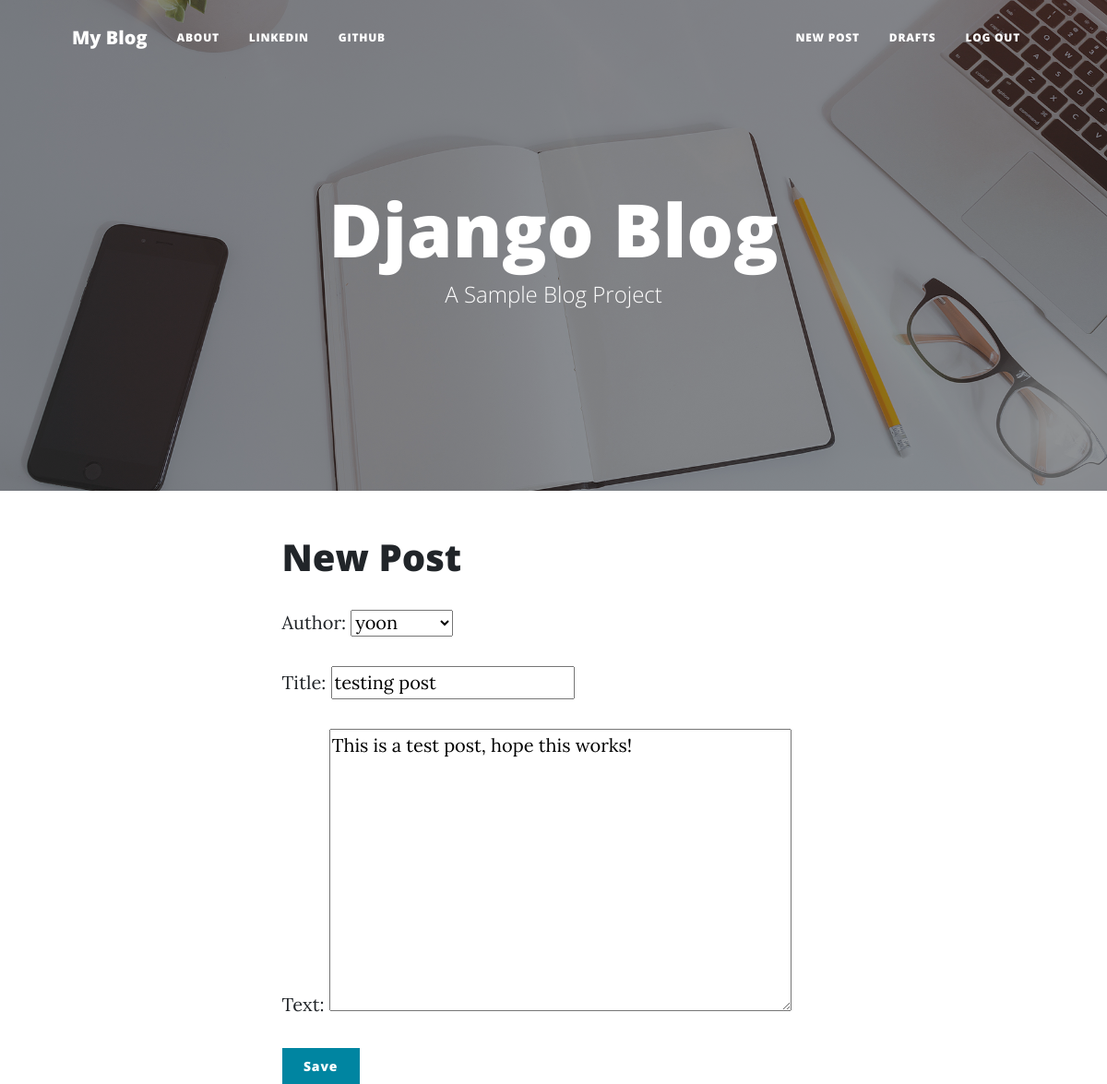
Screenshot of /post/3/edit/ (signed in) with the database file from the repository.
### blog/models.py (models this page shows, shortened)
class Post(models.Model):
    author = models.ForeignKey(User, on_delete = models.CASCADE)
    title = models.CharField(max_length=255)
    text = models.TextField()
    create_date = models.DateTimeField(default=timezone.now)
    published_date = models.DateTimeField(blank = True, null = True)

### blog/views.py (the view)
# urls.py: path('post/<int:pk>/edit/', views.UpdatePostView.as_view(), name = 'post_edit'),
class UpdatePostView(LoginRequiredMixin, UpdateView):
    login_url = '/login/'
    redirect_field_name = 'blog/post_detail.html'
    form_class = PostForm
    model = Post

### blog/forms.py
class PostForm(forms.ModelForm):
    class Meta():
        model = Post
        fields = ('author', 'title', 'text')

### blog/templates/blog/post_form.html (shortened to what this page needs)
{% extends 'blog/base.html' %}
{% block content %}
    <h1>New Post</h1>
    <form class="form-group" method="POST">
        {{ form.as_p }}
        <button type="submit" class="save btn btn-primary">Save</button>
    </form>
{% endblock %}

### rows the page displays
Post: author "yoon", title "testing post", text "This is a test post, hope this works!"
